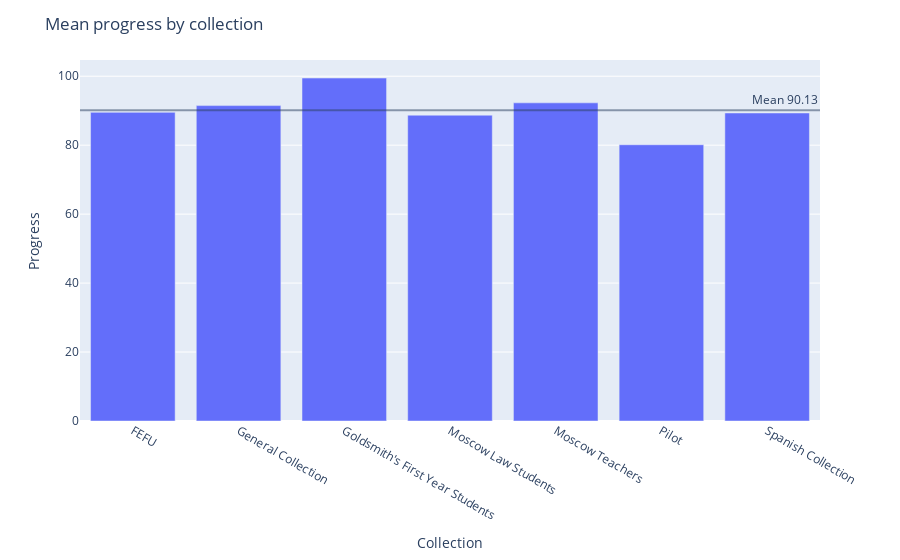

Notebook cell for this chart:
### Markdown cell above
This plot shows the distribution of progress (number of survey pages participants went through) across participants. The mean progress was 75.12 %

### Code cell
new_df = large_df.groupby(["Collection"])["Progress"].mean().reset_index()

import plotly.express as px


# progress distribution
#cnt_srs = new_df['Progress'].value_counts()

fig =  px.bar(new_df, x="Collection", y="Progress")



fig.add_hline(y=new_df['Progress'].mean(), opacity=.5, annotation_text="Mean {}".format(new_df['Progress'].mean().round(2)))

fig.update_traces(showlegend=False)
fig.update_traces(marker_showscale=False)

fig.update_layout(title='Mean progress by collection')

py.iplot(fig)

# rug plot goes here

### Figure 1 — Plotly figure (JSON) as saved in the notebook; plotly's stock layout.template omitted (floating-point values rounded to 4 significant figures)
{"data": [{"alignmentgroup": "True", "hovertemplate": "Collection=%{x}<br>Progress=%{y}<extra></extra>", "legendgroup": "", "marker": {"color": "#636efa", "pattern": {"shape": ""}, "showscale": false}, "name": "", "offsetgroup": "", "orientation": "v", "showlegend": false, "textposition": "auto", "type": "bar", "x": ["FEFU", "General Collection", "Goldsmith's First Year Students", "Moscow Law Students", "Moscow Teachers", "Pilot", "Spanish Collection"], "xaxis": "x", "y": [89.52, 91.48, 99.47, 88.7, 92.28, 80.12, 89.34], "yaxis": "y"}], "layout": {"annotations": [{"showarrow": false, "text": "Mean 90.13", "x": 1, "xanchor": "right", "xref": "x domain", "y": 90.13, "yanchor": "bottom", "yref": "y"}], "barmode": "relative", "legend": {"tracegroupgap": 0}, "margin": {"t": 60}, "shapes": [{"opacity": 0.5, "type": "line", "x0": 0, "x1": 1, "xref": "x domain", "y0": 90.13, "y1": 90.13, "yref": "y"}], "title": {"text": "Mean progress by collection"}, "xaxis": {"anchor": "y", "domain": [0, 1], "title": {"text": "Collection"}}, "yaxis": {"anchor": "x", "domain": [0, 1], "title": {"text": "Progress"}}}}
